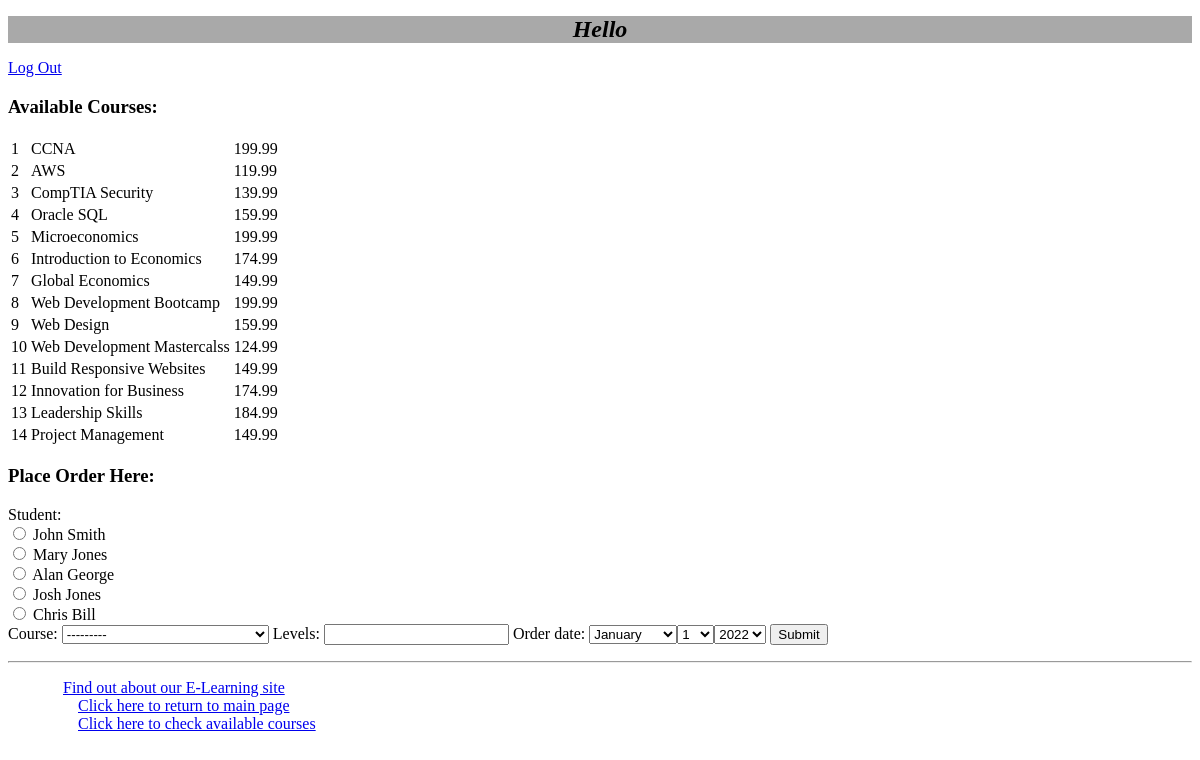
The page /myapp/placeorder (signed in) on the database its author committed.
### myapp/models.py (models this page shows, shortened)
class Course(models.Model):
    topic = models.ForeignKey(Topic, related_name='courses', on_delete=models.CASCADE)
    name = models.CharField(max_length=200)
    price = models.DecimalField(max_digits=10, decimal_places=2)
    for_everyone = models.BooleanField(default=True)
    description = models.TextField(max_length=300, null=True, blank=True)
    interested = models.PositiveIntegerField(default=0)
    stages = models.PositiveIntegerField(default=3)
    def __str__(self):
        return self.name

### myapp/views.py (the view)
# urls.py: path(r'placeorder', views.place_order, name='place_order'),
def place_order(request):
    msg = ''
    courlist = Course.objects.all()
    if request.method == 'POST':
        form = OrderForm(request.POST)
        if form.is_valid():
            order = form.save(commit=False)
            if order.levels <= order.course.stages:
                price = order.course.price
                if price >= 150:
                    order.order_price = order.course.discount()
                order.save()
                msg = 'Your course has been ordered successfully.'
            else:
                msg = 'You exceeded the number of levels for this course.'
            return render(request, 'myapp/order_response.html', {'msg': msg})
    else:
        form = OrderForm()
    return render(request, 'myapp/place_order.html', {'order_form':form, 'msg':msg, 'courlist':courlist})

### myapp/forms.py
class OrderForm(forms.ModelForm):
    class Meta:
        model = Order
        fields = ['student', 'course', 'levels', 'order_date']
        widgets = {
            'student': RadioSelect,
            'order_date': SelectDateWidget,
        }

### myapp/models.py (called while the page is built)
    def __str__(self):
        return "%s %s" % (self.first_name, self.last_name)

### myapp/templates/myapp/place_order.html (shortened to what this page needs)
{% extends 'myapp/base.html' %}
{% block body_block %}
    <h3>Available Courses:</h3>
    <table>
        {% for course in courlist %}
        <tr>
            <td>{{ course.id }}</td>
            <td>{{ course.name }}</td>
            <td>{{ course.price }}</td>
        </tr>
        {% endfor %}
    </table>
    <h3>Place Order Here: </h3>
    <form action="" method="post">
        {{ order_form }}
        <input type="submit" value="Submit">
    </form>
{% endblock %}
{% block myhdg %}Hello {{ user.getUserName }}{% endblock %}

### rows shown on the page
Course: id "1", name "CCNA", price "199.99"
Course: id "2", name "AWS", price "119.99"
Course: id "3", name "CompTIA Security", price "139.99"
Course: id "4", name "Oracle SQL", price "159.99"
Course: id "5", name "Microeconomics", price "199.99"
Course: id "6", name "Introduction to Economics", price "174.99"
Course: id "7", name "Global Economics", price "149.99"
Course: id "8", name "Web Development Bootcamp", price "199.99"
Course: id "9", name "Web Design", price "159.99"
Course: id "10", name "Web Development Mastercalss", price "124.99"
Course: id "11", name "Build Responsive Websites", price "149.99"
Course: id "12", name "Innovation for Business", price "174.99"
Course: id "13", name "Leadership Skills", price "184.99"
Course: id "14", name "Project Management", price "149.99"
